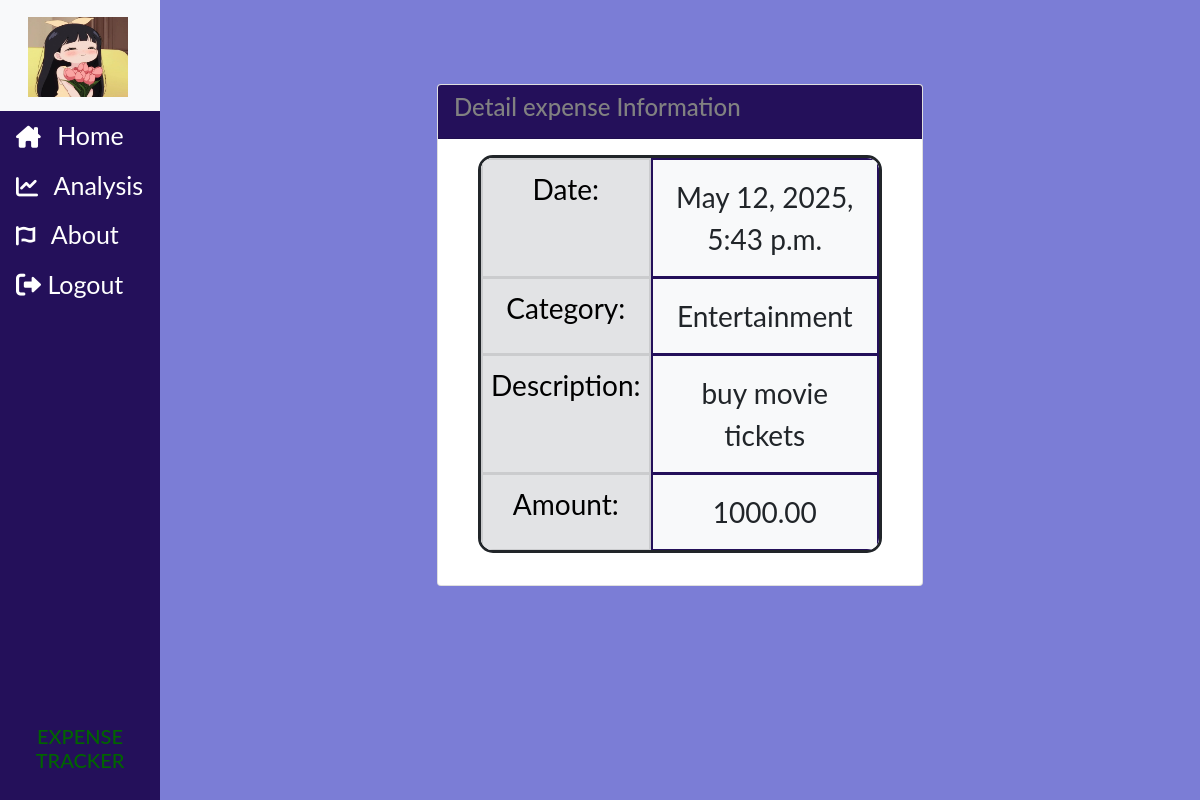
The app's page /exp/view/43/ (signed in) with its own data.
### Users/models.py (models this page shows, shortened)
class Profile(models.Model):
    user=models.OneToOneField(User,on_delete=models.CASCADE)
    image=models.ImageField(default="default.jpg",upload_to="profile_pics")
    location=models.CharField(max_length=100)
    occupation=models.CharField(max_length=100)
    monthly_income=models.DecimalField(max_digits=10,decimal_places=2,default=0.00)

### money_manager/models.py (models this page shows)
class Expense(models.Model):
    category=models.CharField(max_length=100,choices=categories,default=None)
    date=models.DateTimeField(auto_now_add=False,auto_now=False)
    description=models.TextField(max_length=300)
    amount=models.DecimalField(max_digits=10,decimal_places=2)
    user=models.ForeignKey(User,on_delete=models.CASCADE)

### money_manager/views.py (the view)
# urls.py: path('view/<int:exp_id>/',views.view,name="view"),
@login_required
def view(request,exp_id):
    if request.method == "POST":
        expense_ = Expense.objects.get(id=exp_id)
        form = Expenseform(request.POST, instance=expense_)
        if form.is_valid():
            form.save()
        return redirect("money_manager:index")
    else:
        expense_ = Expense.objects.get(id=exp_id)
        form = Expenseform(instance=expense_)
    return render(request,'Money_Manager/viewform.html',{'form':form,'expense_':expense_})

### money_manager/templates/Money_Manager/viewform.html (shortened to what this page needs)
{% extends "Money_Manager/base.html" %}
{% block body %}
<br/>
<br/>
<div class="container">
    <div class="row justify-content-center">
        <div class="col-md-6">
            <div class="card">
                <div class="card-header" style="background-color: #24105a; color:#818181;">
                    <h4 class="card-title">Detail expense Information</h4>
                </div>
                <div class="card-body">
                    <form action="{% url 'money_manager:view' expense_.id %}" method="POST">
                    <div class="container">
                        <table class="table border border-3 border-dark">
                            <tbody>
                                <tr>
                                    <td class="table-secondary">Date:</td>
                                    <td class="p-3 mb-2 bg-light text-dark">{{expense_.date}}</td>
                                </tr>
                                <tr>
                                    <td class="table-secondary">Category:</td>
                                    <td class="p-3 mb-2 bg-light text-dark">{{expense_.category}}</td>
                                </tr>
                                <tr>
                                    <td class="table-secondary">Description:</td>
                                    <td class="p-3 mb-2 bg-light text-dark">{{expense_.description}}</td>
                                </tr>
                                <tr>
                                    <td class="table-secondary">Amount:</td>
                                    <td class="p-3 mb-2 bg-light text-dark">{{expense_.amount}}</td>
                                </tr>
                            </tbody>
                        </table>
                    </div>
                    </form>
                </div>
            </div>
        </div>
    </div>
</div>
{% endblock %}

### money_manager/templates/Money_Manager/base.html (shortened to what this page needs)
{% load static %}
<!DOCTYPE html>
<html lang="en">
<head>
    <link href="https://cdn.jsdelivr.net/npm/bootstrap@5.0.2/dist/css/bootstrap.min.css" rel="stylesheet">
    <link rel="stylesheet" href="https://cdnjs.cloudflare.com/ajax/libs/font-awesome/6.0.0-beta3/css/all.min.css">
    <link href="{% static 'Money_Manager/style.css' %}" rel="stylesheet">
</head>
<body>
    <div class="sidenav">
      <nav class="navbar navbar-light bg-light">
        <div class="container-fluid">
          <a class="navbar-brand" href="#">
            <img src="{{ user.profile.image.url }}" alt="{{ user.username }}" width="100px" height="80px" class="d-inline-block align-text-top">
          </a>
        </div>
      </nav>
      <div class="menu">
        <a href="{% url 'money_manager:index' %}"><i class="fa-solid fa-house-chimney"></i> Home </a>
        <a href="{% url 'money_manager:chart_view' %}"><i class="fa-solid fa-chart-line"></i> Analysis </a>
        {% if user.is_authenticated %}
            <a href="{% url 'about' %}"><i class="fa-solid fa-font-awesome"></i> About </a>
            <form method="POST" action="{% url 'logout' %}" style="display: inline;">
                <button type="submit" class="menu-button">
                    <i class="fa-solid fa-right-from-bracket"></i> Logout
                </button>
            </form>
        {% else %}
            <a href="{% url 'login_page' %}"><i class="fa-solid fa-arrow-right-to-bracket"></i> Login</a>
        {% endif %}
    </div>
      <div class="bottom-text">
          <h6>EXPENSE TRACKER</h6>
      </div>
    </div >
    <div class= "main">
        {% block body %}
        {% endblock %}
    </div>
</body>
</html>

### money_manager/static/Money_Manager/style.css (style rules this page uses)
body { background-color:#7b7dd6; }
body { font-family: "Lato", sans-serif; }

### records on screen
Expense: date "May 12, 2025, 5:43 p.m.", category "Entertainment", description "buy movie tickets", amount "1000.00"
